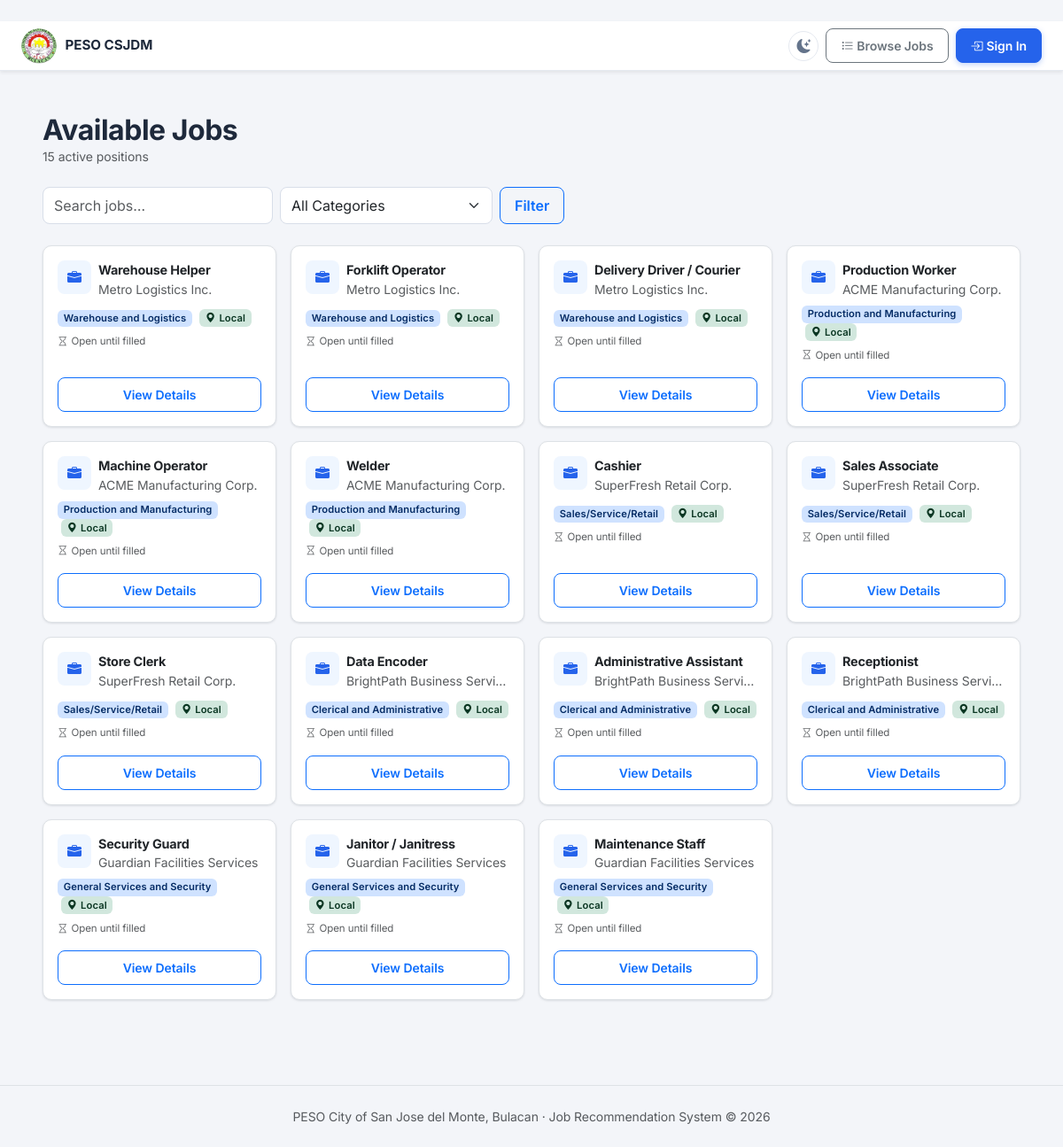
Page /jobs on the committed database.
### tables this page shows
CREATE TABLE job_vacancies (
            id                   INTEGER  PRIMARY KEY AUTOINCREMENT,
            employer_name        TEXT     NOT NULL,
            job_title            TEXT     NOT NULL,
            occupational_category TEXT    NOT NULL,
            is_local             INTEGER  DEFAULT 1,
            is_active            INTEGER  DEFAULT 1,
            created_at           DATETIME DEFAULT CURRENT_TIMESTAMP
        , employer_id INTEGER REFERENCES users(id), application_deadline DATE, req_gender TEXT DEFAULT 'Any', req_age_min INTEGER, req_age_max INTEGER, req_education TEXT, req_physical TEXT, req_experience TEXT, req_other TEXT, req_documents TEXT);

### app.py (the view)
@app.route('/jobs')
def public_jobs():
    db = get_db()
    search   = request.args.get('search', '').strip()
    category = request.args.get('category', '')
    conds, params = [OPEN_VACANCY_SQL], []
    if search:
        conds.append('(job_title LIKE ? OR employer_name LIKE ?)')
        like = f'%{search}%'
        params += [like, like]
    if category:
        conds.append('occupational_category=?')
        params.append(category)
    vacancies = db.execute(
        f'SELECT * FROM job_vacancies WHERE {" AND ".join(conds)} ORDER BY created_at DESC',
        params
    ).fetchall()
    return render_template('public/jobs.html', vacancies=vacancies,
                           search=search, category=category,
                           categories=CATEGORY_LIST)

### app.py (called while the page is built, shortened)
def get_db():
    if 'db' not in g:
        g.db = sqlite3.connect(DATABASE)
        g.db.row_factory = sqlite3.Row
        g.db.execute('PRAGMA foreign_keys = ON')
    return g.db

def _g(v, key):
    try:
        return v[key]
    except (KeyError, IndexError, TypeError):
        return None

def req_summary(v):
    out = []
    g = _g(v, 'req_gender')
    if g in ('Male', 'Female'):
        out.append(g)
    lo, hi = _g(v, 'req_age_min'), _g(v, 'req_age_max')
    if lo and hi:
        out.append(f'{lo}\u2013{hi} yrs old')
    elif lo:
        out.append(f'{lo}+ yrs old')
    elif hi:
        out.append(f'Up to {hi} yrs old')
    if _g(v, 'req_education'):
        out.append(f"{_g(v, 'req_education')} or higher")
    for k in ('req_physical', 'req_experience'):
        if _g(v, k):
            out.append(_g(v, k))
    return out

@app.context_processor
def inject_globals():
    pending_employers_count = 0
    return {
        'pipeline_loaded':         pipeline is not None,
        'session_role':            session.get('role', ''),
        'pending_employers_count': pending_employers_count,
    }

### templates/public/jobs.html (shortened to what this page needs)
﻿{% extends 'base_public.html' %}
{% block content %}
<div class="container-fluid px-4 px-lg-5 py-5">
  <div class="mb-4">
    <h2 class="fw-bold mb-0">Available Jobs</h2>
    <p class="text-muted small mb-0">{{ vacancies|length }} active position{{ 's' if vacancies|length != 1 else '' }}</p>
  </div>
  <form method="GET" action="{{ url_for('public_jobs') }}" class="d-flex gap-2 flex-wrap mb-4">
    <input type="text" name="search" value="{{ search }}"
           class="form-control" style="max-width:260px;" placeholder="Search jobs…" />
    <select name="category" class="form-select" style="max-width:240px;">
      <option value="">All Categories</option>
    </select>
    <button type="submit" class="btn btn-outline-primary">Filter</button>
  </form>
  {% if vacancies %}
  <div class="row g-3">
    {% for v in vacancies %}
    <div class="col-sm-6 col-lg-4 col-xl-3">
      <div class="card h-100 border shadow-sm" style="border-radius:10px;">
        <div class="card-body p-3">
          <div class="d-flex align-items-start gap-2 mb-2">
            <div class="d-flex align-items-center justify-content-center flex-shrink-0"
                 style="width:38px;height:38px;border-radius:8px;background:#eff6ff;">
              <i class="bi bi-briefcase-fill text-primary"></i>
            </div>
            <div class="overflow-hidden">
              <div class="fw-bold text-truncate" style="font-size:.9rem;">{{ v.job_title }}</div>
              <div class="text-muted small text-truncate">{{ v.employer_name }}</div>
            </div>
          </div>
          <span class="badge bg-primary-subtle text-primary-emphasis" style="font-size:.7rem;">
            {{ v.occupational_category }}
          </span>
          {% if v.is_local %}
          <span class="badge bg-success-subtle text-success-emphasis ms-1" style="font-size:.7rem;">
            <i class="bi bi-geo-alt-fill me-1"></i>Local
          </span>
          {% endif %}
          <div class="mt-2">{% include '_vacancy_details.html' %}</div>
        </div>
        <div class="card-footer bg-transparent border-top-0 pt-0 pb-3 px-3">
          <a href="{{ url_for('public_job_detail', vid=v.id) }}" class="btn btn-sm btn-outline-primary w-100">
            View Details
          </a>
        </div>
      </div>
    </div>
    {% endfor %}
  </div>
  {% else %}
  <div class="text-center py-5 text-muted">
    <i class="bi bi-briefcase" style="font-size:2.5rem;opacity:.25;"></i>
    <p class="mt-3">No vacancies found for the selected filters.</p>
  </div>
  {% endif %}
</div>
{% endblock %}

### templates/_vacancy_details.html (shortened to what this page needs)
<div class="text-muted" style="font-size:.72rem;">
  {% if v.application_deadline %}
  <i class="bi bi-hourglass-split me-1"></i>Apply until {{ v.application_deadline|friendly_date }}
  {% else %}
  <i class="bi bi-hourglass me-1"></i>Open until filled
  {% endif %}
</div>

### static/css/custom.css (style rules this page uses)
:root { --peso-dark: #1e3a5f; --peso-blue: #2563eb; --peso-blue-600: #1d4ed8; --peso-bg: #f3f5f9; --peso-surface: #ffffff; --peso-border: #e5e9f0; --peso-text: #1e293b; --peso-muted: #64748b; --shadow-xs: 0 1px 2px rgba(16, 24, 40, .05); --shadow-sm: 0 1px 3px rgba(16, 24, 40, .08), 0 1px 2px rgba(16, 24, 40, .04); --shadow-md: 0 6px 16px rgba(16, 24, 40, .08); --shadow-lg: 0 12px 28px rgba(16, 24, 40, .12); --radius: 12px; --radius-sm: 8px; --cui-primary: #2563eb; --cui-primary-rgb: 37, 99, 235; --bs-primary: #2563eb; --bs-primary-rgb: 37, 99, 235; --peso-header-bg: rgba(255, 255, 255, .85); --peso-card-footer: #fbfcfe; --peso-thead-bg: #f8fafc; --peso-progress-bg: #eef1f6; --peso-form-border: #d8dee9; --peso-form-label: #334155; --peso-success-tint: #eafaf1; --peso-success-surface: #f0fdf4; --peso-success-border: #86efac; --peso-chart-amber: #eda100; --peso-chart-teal: #1baf7a; --peso-status-good: #0ca30c; --peso-cta-a: #eff6ff; --peso-cta-b: #f0fdf4; }
body { font-family: 'Inter', system-ui, -apple-system, 'Segoe UI', Roboto, sans-serif; color: var(--peso-text); -webkit-font-smoothing: antialiased; -moz-osx-font-smoothing: grayscale; letter-spacing: -.005em; }
h1, h2, h3, h4, h5, h6, .fw-bold, .fw-semibold { letter-spacing: -.015em; }
.card { border-radius: var(--radius); border: 1px solid var(--peso-border); box-shadow: var(--shadow-sm); transition: box-shadow .18s ease, transform .18s ease; }
.card.shadow-sm { box-shadow: var(--shadow-sm) !important; }
.card-footer { background: var(--peso-card-footer); border-top: 1px solid var(--peso-border); }
.btn { font-weight: 600; border-radius: var(--radius-sm); padding: .5rem 1rem; transition: transform .12s ease, box-shadow .15s ease, background-color .15s ease; }
.form-control, .form-select { border-radius: var(--radius-sm); border-color: var(--peso-form-border); padding: .5rem .75rem; transition: border-color .15s ease, box-shadow .15s ease; }
.badge { font-weight: 600; letter-spacing: .01em; padding: .38em .6em; border-radius: 6px; }

### templates/base_public.html (style rules this page uses)
body { font-family: 'Inter', sans-serif; background: var(--peso-bg); }

### rows in the picture
job_vacancies: job_title "Warehouse Helper", employer_name "Metro Logistics Inc.", occupational_category "Warehouse and Logistics", is_local 1 (drawn)
job_vacancies: job_title "Forklift Operator", employer_name "Metro Logistics Inc.", occupational_category "Warehouse and Logistics", is_local 1 (drawn)
job_vacancies: job_title "Delivery Driver / Courier", employer_name "Metro Logistics Inc.", occupational_category "Warehouse and Logistics", is_local 1 (drawn)
job_vacancies: job_title "Production Worker", employer_name "ACME Manufacturing Corp.", occupational_category "Production and Manufacturing", is_local 1 (drawn)
job_vacancies: job_title "Machine Operator", employer_name "ACME Manufacturing Corp.", occupational_category "Production and Manufacturing", is_local 1 (drawn)
job_vacancies: job_title "Welder", employer_name "ACME Manufacturing Corp.", occupational_category "Production and Manufacturing", is_local 1 (drawn)
job_vacancies: job_title "Cashier", employer_name "SuperFresh Retail Corp.", occupational_category "Sales/Service/Retail", is_local 1 (drawn)
job_vacancies: job_title "Sales Associate", employer_name "SuperFresh Retail Corp.", occupational_category "Sales/Service/Retail", is_local 1 (drawn)
job_vacancies: job_title "Store Clerk", employer_name "SuperFresh Retail Corp.", occupational_category "Sales/Service/Retail", is_local 1 (drawn)
job_vacancies: job_title "Data Encoder", employer_name "BrightPath Business Servi…", occupational_category "Clerical and Administrative", is_local 1 (drawn)
job_vacancies: job_title "Administrative Assistant", employer_name "BrightPath Business Servi…", occupational_category "Clerical and Administrative", is_local 1 (drawn)
job_vacancies: job_title "Receptionist", employer_name "BrightPath Business Servi…", occupational_category "Clerical and Administrative", is_local 1 (drawn)
job_vacancies: job_title "Security Guard", employer_name "Guardian Facilities Services", occupational_category "General Services and Security", is_local 1 (drawn)
job_vacancies: job_title "Janitor / Janitress", employer_name "Guardian Facilities Services", occupational_category "General Services and Security", is_local 1 (drawn)
job_vacancies: job_title "Maintenance Staff", employer_name "Guardian Facilities Services", occupational_category "General Services and Security", is_local 1 (drawn)

### other values in the picture
{{ vacancies|length }} "15"
{{ 's' if vacancies|length != 1 else '' }} "s"
